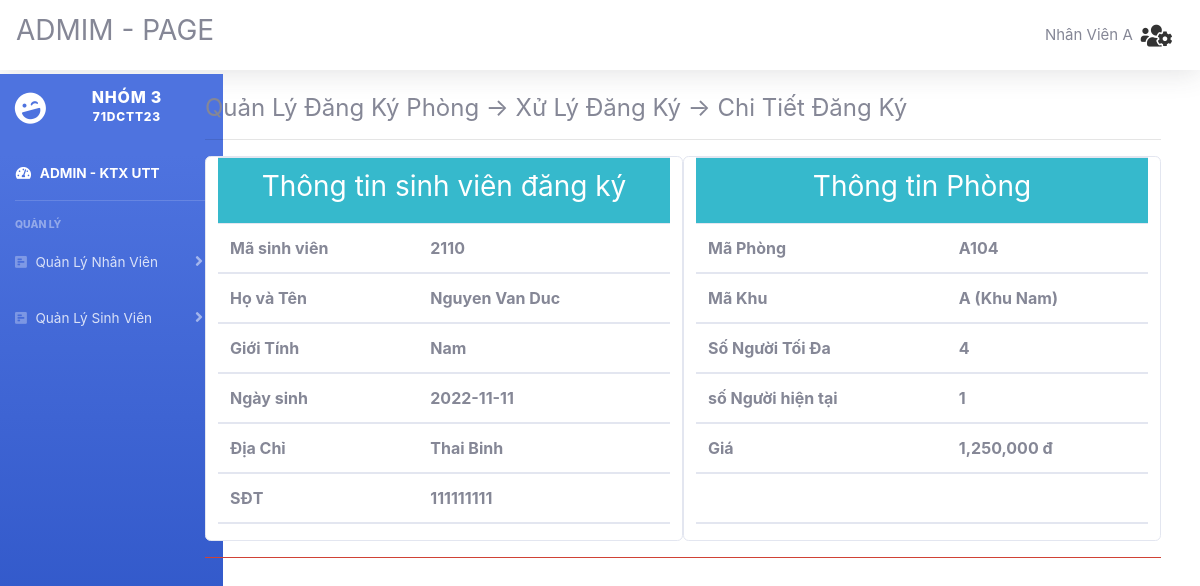
The app's page /admin/index.php?action=quanlytraphong&view=chitietdangky&madk=101 (signed in) with its own data.
### tables this page shows
CREATE TABLE `sinhvien` (
  `MaSV` bigint(50) NOT NULL,
  `HoTen` varchar(50) NOT NULL,
  `GioiTinh` varchar(10) NOT NULL,
  `NgaySinh` date DEFAULT NULL,
  `DiaChi` varchar(50) DEFAULT NULL,
  `SDT` bigint(12) DEFAULT NULL,
  `MatKhau` varchar(50) DEFAULT NULL
);

CREATE TABLE `phong` (
  `MaPhong` varchar(10) NOT NULL,
  `MaKhu` varchar(10) NOT NULL,
  `SoNguoiToiDa` int(2) DEFAULT NULL,
  `SoNguoiHienTai` int(2) DEFAULT 0,
  `Gia` decimal(10,0) DEFAULT NULL
);

CREATE TABLE `khu` (
  `MaKhu` varchar(10) NOT NULL,
  `TenKhu` varchar(20) NOT NULL,
  `Sex` varchar(3) DEFAULT NULL
);

### admin/quanlytraphong/chitietdangky.php (the view)
<?php
	$madk=$_GET['madk'];
	$sql="SELECT * FROM `sinhvien` WHERE MaSV =(SELECT MaSV from chitietdangky WHERE MaDK=$madk)";
	$rs=mysqli_query($conn,$sql);
	$row=mysqli_fetch_array($rs);
	$sql1="SELECT * FROM `phong` WHERE MaPhong =(SELECT MaPhong from chitietdangky WHERE MaDK=$madk)";
	$rs1=mysqli_query($conn,$sql1);
	$row1=mysqli_fetch_array($rs1); $map=$row1['MaKhu'];
	$sql2="SELECT * FROM `Khu` WHERE MaKhu ='$map'";
	$rs2=mysqli_query($conn,$sql2);
	$row2=mysqli_fetch_array($rs2);
?>
	<div class="row m-auto" >
		<div class="card col-6">
			<table class="table">
				<thead>
					<tr class="badge-info text-center"><td colspan="2"><h3>Thông tin sinh viên đăng ký</h3> </td></tr>
					<tr>
						<th>Mã sinh viên</th><th> <?php echo $row['MaSV'] ?></th>
					</tr>
					<tr>
						<th>Họ và Tên </th><th> <?php echo $row['HoTen'] ?></th>
					</tr>
					<tr>
						<th>Giới Tính </th><th> <?php if($row['GioiTinh']==='Nu'){echo 'Nữ';}else{echo 'Nam';} ?></th>
					</tr>
					<tr>
						<th>Ngày sinh</th><th> <?php echo $row['NgaySinh'] ?></th>
					</tr>
					<tr>
						<th>Địa Chỉ </th><th> <?php echo $row['DiaChi'] ?></th>
					</tr>
					<tr>
						<th>SĐT</th><th> <?php echo $row['SDT'] ?></th>
					</tr>
				</thead>
			</table>
		</div>
		<div class="card col-6">
			<table class="table">
				<thead>
					<tr class="badge-info text-center"><td colspan="2"><h3>Thông tin Phòng</h3> </td></tr>
					<tr>
						<th>Mã Phòng</th><th> <?php echo $row1['MaPhong'] ?></th>
					</tr>
					<tr>
						<th>Mã Khu</th><th> <?php echo $row1['MaKhu'].' (Khu '.$row2['Sex'].')'; ?></th>
					</tr>
					<tr>
						<th>Số Người Tối Đa</th><th> <?php echo $row1['SoNguoiToiDa'] ?></th>
					</tr>
					<tr>
						<th>số Người hiện tại</th><th> <?php if($row1['SoNguoiHienTai']>=1){echo $row1['SoNguoiHienTai']-1;}else{echo $row1['SoNguoiHienTai'];} ?></th>
					</tr>
					<tr>
						<th>Giá</th><th> <?php echo number_format($row1['Gia']).' đ' ?></th>
					</tr>
					<tr>
						<th> &emsp;</th><th> &emsp;</th>
					</tr>
				</thead>
			</table>
		</div>
	</div><hr class="badge-danger"><br>

### records on screen
sinhvien: MaSV "2110", HoTen "Nguyen Van Duc", NgaySinh "2022-11-11", DiaChi "Thai Binh", SDT "111111111"
phong: MaPhong "A104", MaKhu "A", SoNguoiToiDa "4", $row1['SoNguoiHienTai']-1 "1", Gia "1,250,000"
khu: Sex "Nam"

### other values on screen
$nv['HoTen'] "Nhân Viên A"
